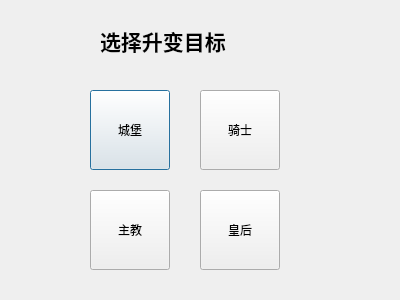
<?xml version="1.0" encoding="UTF-8"?>
<ui version="4.0">
 <class>Dialog</class>
 <widget class="QDialog" name="Dialog">
  <property name="geometry">
   <rect>
    <x>0</x>
    <y>0</y>
    <width>400</width>
    <height>300</height>
   </rect>
  </property>
  <property name="windowTitle">
   <string>Dialog</string>
  </property>
  <widget class="QLabel" name="label">
   <property name="geometry">
    <rect>
     <x>100</x>
     <y>0</y>
     <width>181</width>
     <height>81</height>
    </rect>
   </property>
   <property name="font">
    <font>
     <family>Arial Black</family>
     <pointsize>16</pointsize>
     <weight>75</weight>
     <bold>true</bold>
    </font>
   </property>
   <property name="text">
    <string>选择升变目标</string>
   </property>
  </widget>
  <widget class="QPushButton" name="btn2">
   <property name="geometry">
    <rect>
     <x>90</x>
     <y>90</y>
     <width>80</width>
     <height>80</height>
    </rect>
   </property>
   <property name="text">
    <string>城堡</string>
   </property>
  </widget>
  <widget class="QPushButton" name="btn4">
   <property name="geometry">
    <rect>
     <x>90</x>
     <y>190</y>
     <width>80</width>
     <height>80</height>
    </rect>
   </property>
   <property name="text">
    <string>主教</string>
   </property>
  </widget>
  <widget class="QPushButton" name="btn5">
   <property name="geometry">
    <rect>
     <x>200</x>
     <y>190</y>
     <width>80</width>
     <height>80</height>
    </rect>
   </property>
   <property name="text">
    <string>皇后</string>
   </property>
  </widget>
  <widget class="QPushButton" name="btn3">
   <property name="geometry">
    <rect>
     <x>200</x>
     <y>90</y>
     <width>80</width>
     <height>80</height>
    </rect>
   </property>
   <property name="text">
    <string>骑士</string>
   </property>
  </widget>
 </widget>
 <resources/>
 <connections/>
</ui>
